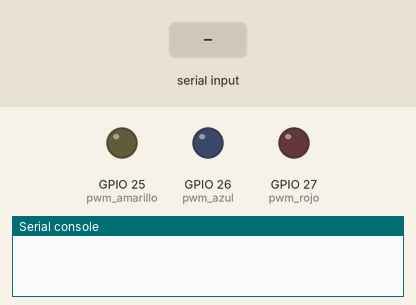
Simulated run of this program. Board: ESP32 board running MicroPython. Shown: output pins drawn as LEDs (lit = HIGH), the last lines printed to the serial console. Dashed ring = blinking. The test bench sets the inputs (shaded band).

Above: at 1.2 s.
1.3 s: "THUMB_DOWN" typed at the serial console, then Enter
At 1.6 s:
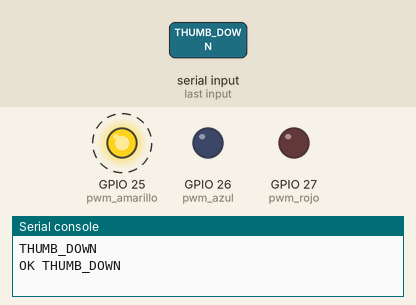
4.3 s: "FIST" typed at the serial console, then Enter
At 5.2 s:
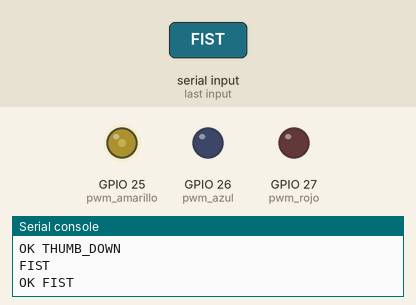
5.8 s: "VICTORY" typed at the serial console, then Enter
At 6.3 s:
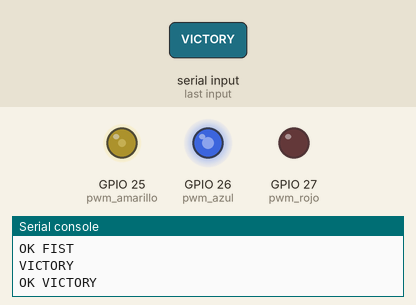
7.3 s: "FIST_OFF" typed at the serial console, then Enter
At 8.5 s:
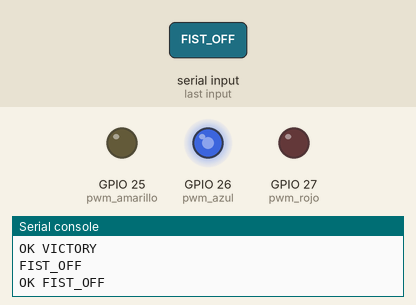
8.8 s: "OPEN2" typed at the serial console, then Enter
At 9.8 s:
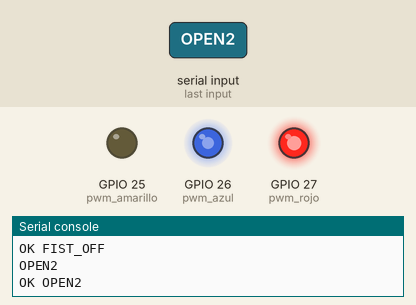
10.3 s: "FIST_ON" typed at the serial console, then Enter
At 11.0 s:
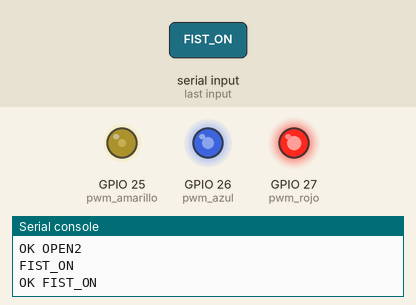
Timing chart, 0 to 12.8 s (numbered marks = the images above; inputs shaded):
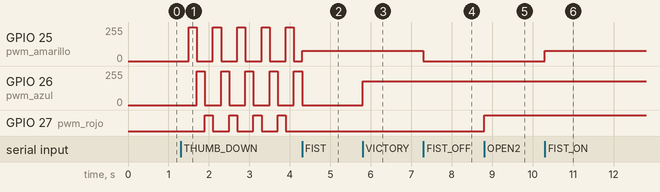

Measured:
- after the input at 1.3 s, GPIO 25 (pwm_amarillo): alternates 255/255 for 0.20 s and 0/255 for 0.40 s, starting after 0.20 s; GPIO 26 (pwm_azul): alternates 255/255 for 0.20 s and 0/255 for 0.40 s, starting after 0.40 s; GPIO 27 (pwm_rojo): alternates HIGH for 0.20 s and LOW for 0.40 s, starting after 0.60 s
- after the input at 4.3 s, GPIO 26 (pwm_azul): goes on until 4.3 s, then stays 0/255; GPIO 27 (pwm_rojo): stops changing and stays LOW
- after the input at 5.8 s, GPIO 26 (pwm_azul): 0/255 → 178/255 at once
- after the input at 7.3 s, GPIO 25 (pwm_amarillo): 76/255 → 0/255 at once
- after the input at 8.8 s, GPIO 27 (pwm_rojo): LOW → HIGH at once
- after the input at 10.3 s, GPIO 25 (pwm_amarillo): 0/255 → 76/255 at once

The program:

esp32_gestos.py
```python
# Firmware del ESP32 para el control de iluminacion por gestos.
#
# La pagina gesture_control.html reconoce el gesto con MediaPipe y manda
# por el cable USB (Web Serial, 115200 baudios) una palabra por linea:
#
#   FIST / VICTORY / OPEN2        -> alterna (prende o apaga) su LED
#   FIST_ON / VICTORY_ON / ...    -> lo prende (modo "automatico" y botones sostenidos)
#   FIST_OFF / VICTORY_OFF / ...  -> lo apaga
#   THUMB_DOWN                    -> Modo 1: barrido amarillo -> azul -> rojo
#   THUMB_UP                      -> Modo 2: parpadeo de los tres a la vez
#   NONE                          -> detiene cualquier modo y apaga todo
#
# Por cada linea recibida contesta "OK <comando>" (o "? <comando>" si no
# la reconoce). La pagina muestra esa respuesta como "ultima linea
# recibida": si nunca aparece, el problema es la conexion o que main.py
# no esta corriendo; si aparece "?", el problema es el texto enviado.
#
# Este archivo debe guardarse como main.py en el ESP32 para que arranque
# solo al encender la placa, sin necesidad de tener Thonny conectado.
# Una vez corriendo, el puerto USB queda libre para que el navegador le
# escriba comandos directamente por Web Serial (cerrar Thonny antes: dos
# programas no pueden tener abierto el mismo puerto a la vez).

import sys
from machine import Pin, PWM, Timer

PIN_AMARILLO = 25  # 30% de intensidad -> puño cerrado
PIN_AZUL = 26      # 70% de intensidad -> señal de victoria
PIN_ROJO = 27      # 100% de intensidad -> ambas manos abiertas

# PWM: el pin se prende y apaga muy rapido y el LED "promedia" ese
# encendido. El ciclo de trabajo (duty) es la fraccion del tiempo que el
# pin pasa en alto: 30% del tiempo prendido = el ojo lo ve a ~30% de
# brillo. 5000 Hz es muy por encima de lo que el ojo percibe como
# parpadeo (~60 Hz), asi que la luz se ve continua.
pwm_amarillo = PWM(Pin(PIN_AMARILLO), freq=5000, duty=0)
pwm_azul = PWM(Pin(PIN_AZUL), freq=5000, duty=0)
pwm_rojo = PWM(Pin(PIN_ROJO), freq=5000, duty=0)

# En MicroPython para ESP32, duty() va de 0 (siempre apagado) a 1023
# (siempre prendido): 10 bits de resolucion. Los porcentajes del
# enunciado se pasan a esa escala.
DUTY_MAX = 1023
INT_30 = int(0.30 * DUTY_MAX)   # 306
INT_70 = int(0.70 * DUTY_MAX)   # 716
INT_100 = DUTY_MAX

# Los modos 1 y 2 son "interrupciones" (asi las llama el enunciado): un
# Timer por hardware llama a la funcion del modo cada PERIODO_MODO_MS
# por su cuenta, sin depender del bucle principal. Por eso las luces
# siguen animandose aunque el bucle este esperando la siguiente linea en
# sys.stdin.readline().
PERIODO_MODO_MS = 200  # 5 cambios por segundo: se nota la secuencia sin marear

modo_activo = 0        # 0 = ninguno, 1 = barrido, 2 = parpadeo
paso_secuencia = 0
timer_modo = Timer(0)


def apagar_todos():
    pwm_amarillo.duty(0)
    pwm_azul.duty(0)
    pwm_rojo.duty(0)


def alternar_led(pwm_objetivo, valor):
    # Cada LED revisa su propio estado real en el PWM, no una variable
    # aparte, asi que no le afecta lo que hagan los otros dos (y nunca
    # puede quedar "desincronizado" de lo que de verdad muestra el pin).
    if pwm_objetivo.duty() > 0:
        pwm_objetivo.duty(0)
    else:
        pwm_objetivo.duty(valor)


def avanzar_secuencia_modo1(t):
    # Barrido secuencial: amarillo, azul, rojo, y repite. El % 3 hace que
    # el contador de pasos de la vuelta 0,1,2,0,1,2...
    global paso_secuencia
    apagar_todos()
    paso = paso_secuencia % 3
    if paso == 0:
        pwm_amarillo.duty(DUTY_MAX)
    elif paso == 1:
        pwm_azul.duty(DUTY_MAX)
    else:
        pwm_rojo.duty(DUTY_MAX)
    paso_secuencia += 1


def avanzar_secuencia_modo2(t):
    # Parpadeo sincronizado de los tres LEDs: pasos pares prendidos,
    # impares apagados (200 ms cada uno -> 2.5 parpadeos por segundo).
    global paso_secuencia
    if paso_secuencia % 2 == 0:
        pwm_amarillo.duty(DUTY_MAX)
        pwm_azul.duty(DUTY_MAX)
        pwm_rojo.duty(DUTY_MAX)
    else:
        apagar_todos()
    paso_secuencia += 1


def parar_secuencia_si_activa():
    # Si un modo esta corriendo y llega un gesto de LED fijo, se detiene
    # el timer y se apaga todo: si no, el timer volveria a pisar el LED
    # recien encendido en su siguiente paso.
    global modo_activo
    if modo_activo != 0:
        modo_activo = 0
        timer_modo.deinit()
        apagar_todos()


def iniciar_modo(modo):
    global modo_activo, paso_secuencia
    apagar_todos()
    modo_activo = modo
    paso_secuencia = 0
    callback = avanzar_secuencia_modo1 if modo == 1 else avanzar_secuencia_modo2
    # init() sobre un timer ya activo lo reconfigura: pasar de modo 1 a
    # modo 2 directamente no deja dos timers corriendo.
    timer_modo.init(period=PERIODO_MODO_MS, mode=Timer.PERIODIC, callback=callback)


def detener_modo():
    global modo_activo
    modo_activo = 0
    timer_modo.deinit()
    apagar_todos()


def manejar_comando(comando):
    """Aplica el comando. Devuelve False si no lo reconoce."""
    # FIST, VICTORY y OPEN2 alternan su propio LED sin tocar los otros dos
    if comando == "FIST":
        parar_secuencia_si_activa()
        alternar_led(pwm_amarillo, INT_30)
    elif comando == "FIST_ON":
        parar_secuencia_si_activa()
        pwm_amarillo.duty(INT_30)
    elif comando == "FIST_OFF":
        pwm_amarillo.duty(0)

    elif comando == "VICTORY":
        parar_secuencia_si_activa()
        alternar_led(pwm_azul, INT_70)
    elif comando == "VICTORY_ON":
        parar_secuencia_si_activa()
        pwm_azul.duty(INT_70)
    elif comando == "VICTORY_OFF":
        pwm_azul.duty(0)

    elif comando == "OPEN2":
        parar_secuencia_si_activa()
        alternar_led(pwm_rojo, INT_100)
    elif comando == "OPEN2_ON":
        parar_secuencia_si_activa()
        pwm_rojo.duty(INT_100)
    elif comando == "OPEN2_OFF":
        pwm_rojo.duty(0)

    elif comando == "THUMB_DOWN":
        iniciar_modo(1)
    elif comando == "THUMB_UP":
        iniciar_modo(2)
    elif comando == "NONE":
        detener_modo()
    else:
        return False
    return True


apagar_todos()

while True:
    # readline() se queda esperando hasta que llegue una linea completa
    # (terminada en "\n"). Aqui bloquear no es problema: el ESP32 no
    # tiene nada mas que hacer mientras tanto, y las animaciones de los
    # modos corren aparte, en el Timer.
    linea = sys.stdin.readline()
    if linea:
        comando = linea.strip()
        if not comando:
            continue
        reconocido = manejar_comando(comando)
        print(("OK " if reconocido else "? ") + comando)
```
